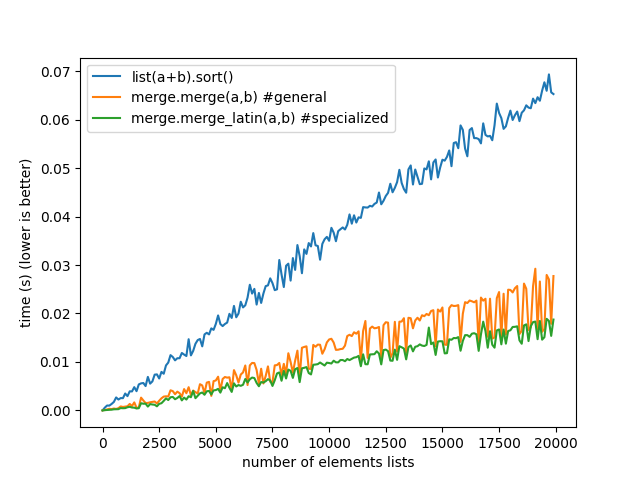

Write the Python code that produced this figure.
from timeit import timeit
import random
import matplotlib.pyplot as plt
import textwrap
import merge

def merge_latin(a,b):
   m1 = merge.merge_latin(a, b)

def merge_simple(a,b):
   m1 = merge.merge(a, b)

def sort(a,b):
   m2 = a + b 
   m2.sort()

num_data_points = 200
step = 100
methods = [
    "sort(a,b)",
    "merge_simple(a,b)",
    "merge_latin(a,b)"
]
labels = [
    "list(a+b).sort()",
    "merge.merge(a,b) #general",
    "merge.merge_latin(a,b) #specialized"
]

x = list(range(0, num_data_points * step, step))
y = [[] for _ in methods]
for i in x:
    list_a = random.sample(range(1, 100000000), i) + [0.1]
    list_b = random.sample(range(1, 100000000), int(i/4)) + [0.1]
    list_a.sort()
    list_b.sort()
    list_a = [str(x) for x in list_a]
    list_b = [str(x) for x in list_b]
    setup = textwrap.dedent(f"""\
        from __main__ import merge_latin, merge_simple, sort
        a = {list_a}; b = {list_b}
        """)
    for method_index, method in enumerate(methods):
        y[method_index].append(timeit(method, setup=setup, number=30))
    print(i, "out of", num_data_points * step)

ax = plt.axes()
for method_index, method in enumerate(labels):
    ax.plot(x, y[method_index], label=method)
ax.set(xlabel="number of elements lists", ylabel="time (s) (lower is better)")
ax.legend()
plt.savefig('perf.png')
